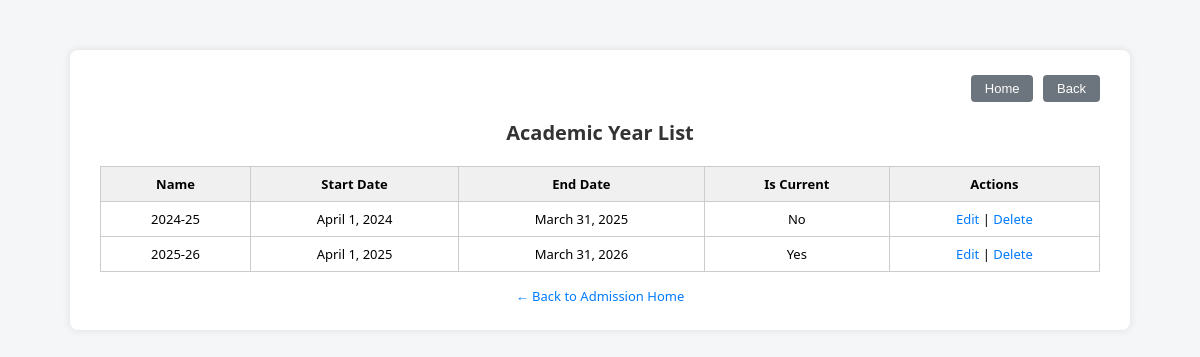
Screenshot of /admission/year_list/ (signed in) with the database file from the repository.
### admission/models.py (models this page shows, shortened)
class AcademicYear(models.Model):
    name = models.CharField(max_length=10)  # e.g., "2024-25"
    start_date = models.DateField()
    end_date = models.DateField()
    is_current = models.BooleanField(default=False)
    school = models.ForeignKey(School, on_delete=models.CASCADE)

### admission/views.py (the view)
# urls.py: path('year_list/', views.academic_year_list, name='year_list'),
@login_required
def academic_year_list(request):
    school = request.user.userprofile.school
    years = AcademicYear.objects.filter(school=school)
    return render(request, 'admission/academic_year_list.html', {'years': years})

### admission/templates/admission/academic_year_list.html (shortened to what this page needs)
<!DOCTYPE html>
<html lang="en">
<head>
</head>
<body>
<div class="container">
    <div class="top-buttons">
        <a href="{% url 'home' %}"><button type="button">Home</button></a>
        <a href="{% url 'admission_home' %}"><button type="button">Back</button></a>
    </div>
    <h2>Academic Year List</h2>
    <table>
        <thead>
            <tr>
                <th>Name</th>
                <th>Start Date</th>
                <th>End Date</th>
                <th>Is Current</th>
                <th>Actions</th>
            </tr>
        </thead>
        <tbody>
            {% for year in years %}
            <tr>
                <td>{{ year.name }}</td>
                <td>{{ year.start_date }}</td>
                <td>{{ year.end_date }}</td>
                <td>{{ year.is_current|yesno:"Yes,No" }}</td>
                <td>
                    <a class="action-link" href="{% url 'edit_year' year.id %}">Edit</a> |
                    <a class="action-link" href="{% url 'delete_year' year.id %}">Delete</a>
                </td>
            </tr>
            {% empty %}
            <tr><td colspan="5">No academic years found.</td></tr>
            {% endfor %}
        </tbody>
    </table>
    <div class="back-link">
        <a href="{% url 'admission_home' %}">← Back to Admission Home</a>
    </div>
</div>
</body>
</html>

### admission/templates/admission/academic_year_list.html (style rules this page uses)
body { font-family: 'Segoe UI', sans-serif; background-color: #f4f6f8; margin: 0; padding: 20px; font-size: 14px; }
.container { max-width: 1000px; margin: 30px auto; background-color: #fff; padding: 25px 30px; border-radius: 8px; box-shadow: 0 0 8px rgba(0,0,0,0.1); }
.top-buttons { text-align: right; margin-bottom: 15px; }
.top-buttons a button { background-color: #6c757d; color: white; border: none; padding: 6px 14px; margin-left: 6px; border-radius: 4px; cursor: pointer; font-size: 13px; }
h2 { text-align: center; font-size: 20px; margin-bottom: 20px; color: #333; }
table { width: 100%; border-collapse: collapse; font-size: 13px; }
th, td { border: 1px solid #ccc; padding: 8px 10px; text-align: center; }
th { background-color: #f0f0f0; }
a.action-link { color: #007bff; text-decoration: none; }
.back-link { text-align: center; margin-top: 15px; font-size: 13px; }
.back-link a { color: #007bff; text-decoration: none; }

### rows the page displays
AcademicYear: name "2024-25", start_date "April 1, 2024", end_date "March 31, 2025", is_current "No"
AcademicYear: name "2025-26", start_date "April 1, 2025", end_date "March 31, 2026", is_current "Yes"
